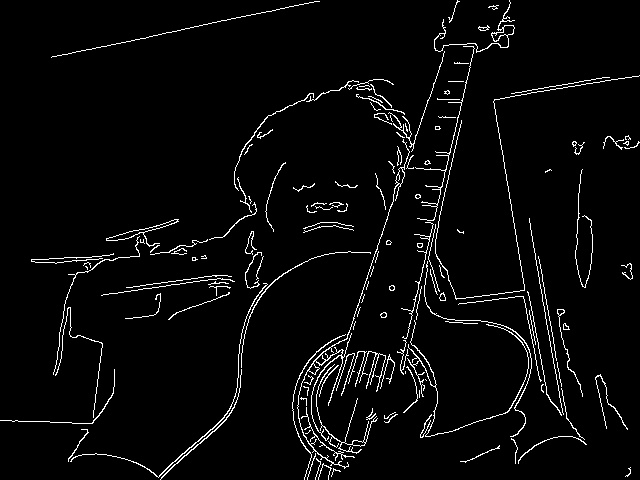
#> input picture img.jpg, 640 x 480 px, given in place of the camera
$ python cannydetection.py
#> lines starting #> are read from the running program, lines starting #| are printed output that depends on the picture
import cv2
import numpy as np
from matplotlib import pyplot as plt
#img = cv2.imread(r"C:\Users\sduser\Pictures\Screenshots\Screenshot (3).png")
cam=cv2.VideoCapture(0)
while cam.isOpened :
    _,frame = cam.read()
#> frame is the input picture: shape (480, 640, 3); min 0, max 255, mean 9.5
    #frame=np.array(0)
    gray=cv2.cvtColor(frame,cv2.COLOR_BGR2GRAY)
    blur=cv2.GaussianBlur(gray,(5,5),0)
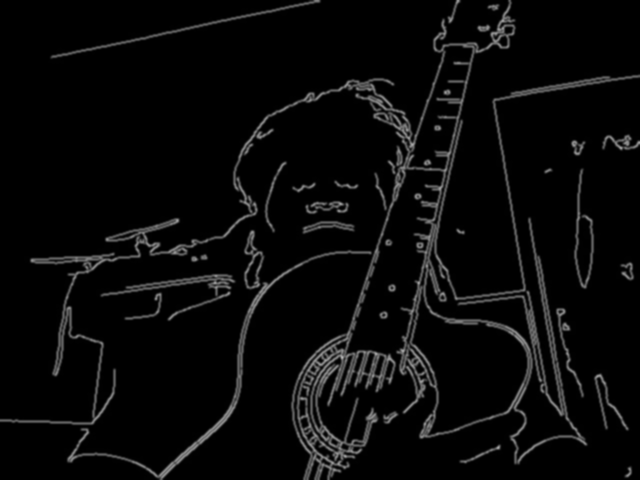
#> blur: shape (480, 640); min 0, max 179, mean 9.5
    edges=cv2.Canny(blur,100,200)
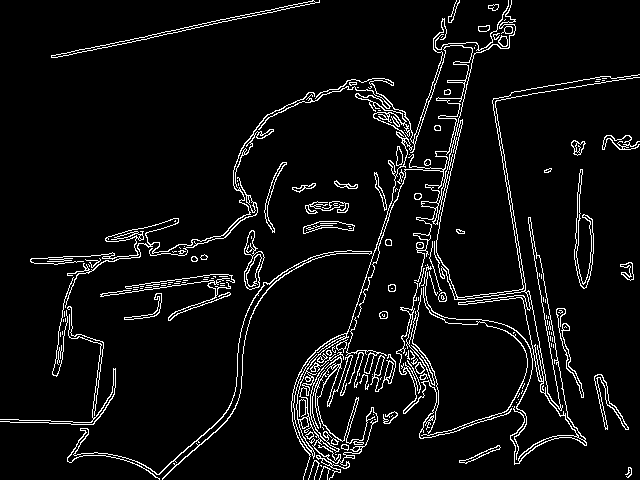
#> edges: shape (480, 640); 5.9% white in thin lines or dots
    cv2.imshow("img",edges)
    if cv2.waitKey(1)==ord("q") :
#> (key q is pressed here)
             break
cv2.destroyAllWindows()
#> (the run stopped early here; a loop or call above may not have finished)
